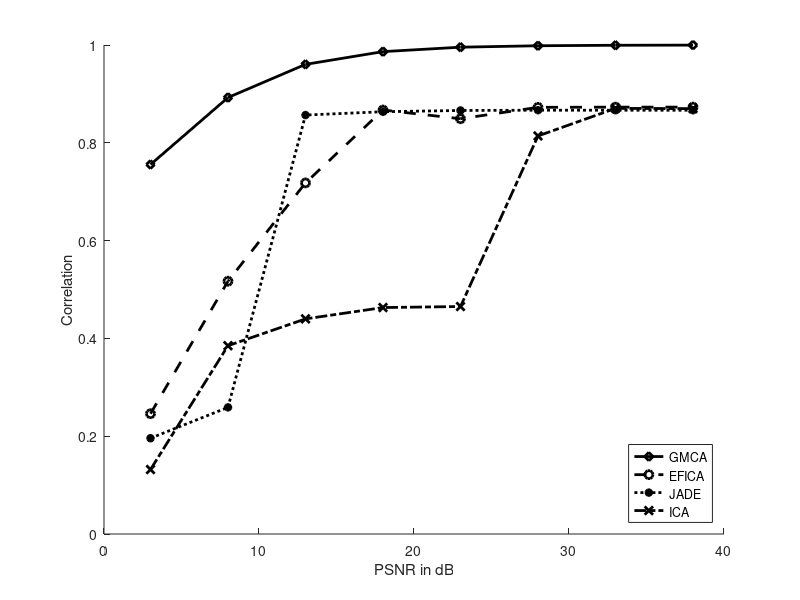
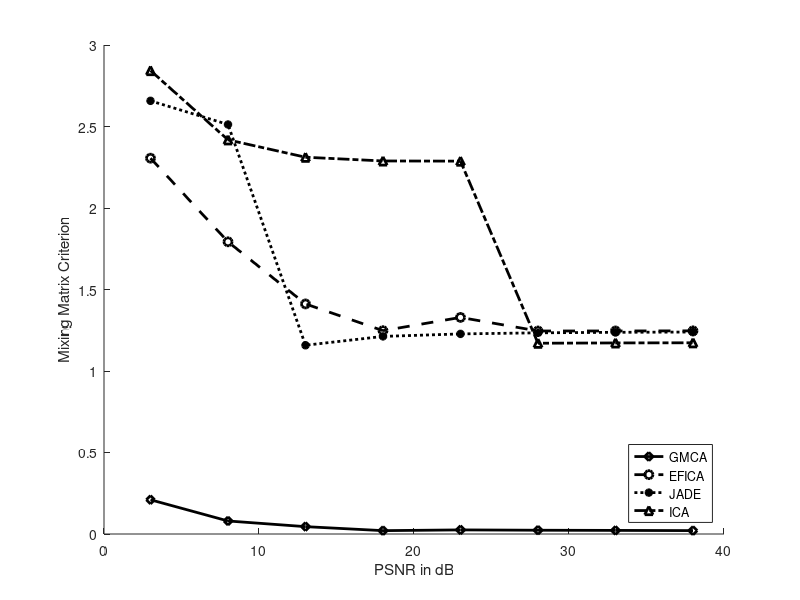

These charts were generated, in order, by the following MATLAB code:
close all ; clear all; clc;
% ---------------------------- %
cri_all_gmca = load('cri_all_gmca1.mat');
cri_all_efica = load('cri_all_efica.mat');
cri_all_jader = load('cri_all_jade.mat');
cri_all_ica = load('cri_all_ica.mat');

% ---------------------------- %
R_all_gmca = load('R_all_gmca1.mat');
R_all_efica = load('R_all_efica.mat');
R_all_jader = load('R_all_jade.mat');
R_all_ica = load('R_all_ica.mat');
% ---------------------------- %
list_PSNR = [3:5:40];
figure;
hold on
plot(list_PSNR,R_all_gmca.R_all,'-kd','LineWidth',2); % Solid line (default)
plot(list_PSNR,R_all_efica.R_all,'--ko','LineWidth',2); % Dashed line
plot(list_PSNR,R_all_jader.R_all,':k*','LineWidth',2); % Dotted line
plot(list_PSNR,R_all_ica.R_all,'-.kx','LineWidth',2); % Dotted line
hold off
xlabel('PSNR in dB') 
ylabel('Correlation') 
legend('GMCA','EFICA','JADE','ICA','Location','southeast')
% --------------------------- %
figure;
hold on;
plot(list_PSNR,cri_all_gmca.cri_all,'-kd','LineWidth',2);
plot(list_PSNR,cri_all_efica.cri_all,'--ko','LineWidth',2);
plot(list_PSNR,cri_all_jader.cri_all,':k*','LineWidth',2);
plot(list_PSNR,cri_all_ica.cri_all,'-.k^','LineWidth',2); % Dotted line
hold off;
xlabel('PSNR in dB') 
ylabel('Mixing Matrix Criterion')
legend('GMCA','EFICA','JADE','ICA','Location','southeast')

